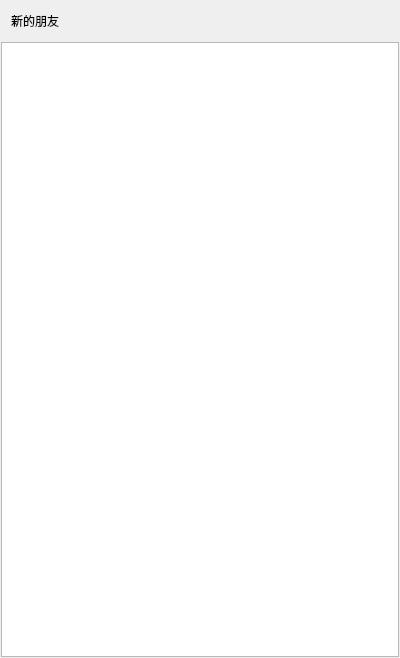
<?xml version="1.0" encoding="UTF-8"?>
<ui version="4.0">
 <class>ApplyFriendPage</class>
 <widget class="QWidget" name="ApplyFriendPage">
  <property name="geometry">
   <rect>
    <x>0</x>
    <y>0</y>
    <width>400</width>
    <height>658</height>
   </rect>
  </property>
  <property name="windowTitle">
   <string>Form</string>
  </property>
  <layout class="QVBoxLayout" name="verticalLayout">
   <property name="spacing">
    <number>1</number>
   </property>
   <property name="leftMargin">
    <number>1</number>
   </property>
   <property name="topMargin">
    <number>1</number>
   </property>
   <property name="rightMargin">
    <number>1</number>
   </property>
   <property name="bottomMargin">
    <number>1</number>
   </property>
   <item>
    <layout class="QHBoxLayout" name="horizontalLayout">
     <item>
      <spacer name="horizontalSpacer_2">
       <property name="orientation">
        <enum>Qt::Orientation::Horizontal</enum>
       </property>
       <property name="sizeType">
        <enum>QSizePolicy::Policy::Fixed</enum>
       </property>
       <property name="sizeHint" stdset="0">
        <size>
         <width>10</width>
         <height>20</height>
        </size>
       </property>
      </spacer>
     </item>
     <item>
      <widget class="QLabel" name="newFriendLb">
       <property name="minimumSize">
        <size>
         <width>0</width>
         <height>40</height>
        </size>
       </property>
       <property name="maximumSize">
        <size>
         <width>16777215</width>
         <height>16777215</height>
        </size>
       </property>
       <property name="text">
        <string>新的朋友</string>
       </property>
      </widget>
     </item>
     <item>
      <spacer name="horizontalSpacer">
       <property name="orientation">
        <enum>Qt::Orientation::Horizontal</enum>
       </property>
       <property name="sizeHint" stdset="0">
        <size>
         <width>40</width>
         <height>20</height>
        </size>
       </property>
      </spacer>
     </item>
    </layout>
   </item>
   <item>
    <widget class="ApplyFriendList" name="applyFriendList">
     <property name="minimumSize">
      <size>
       <width>0</width>
       <height>0</height>
      </size>
     </property>
    </widget>
   </item>
  </layout>
 </widget>
 <customwidgets>
  <customwidget>
   <class>ApplyFriendList</class>
   <extends>QListWidget</extends>
   <header location="global">applyfriendlist.h</header>
  </customwidget>
 </customwidgets>
 <resources/>
 <connections/>
</ui>
